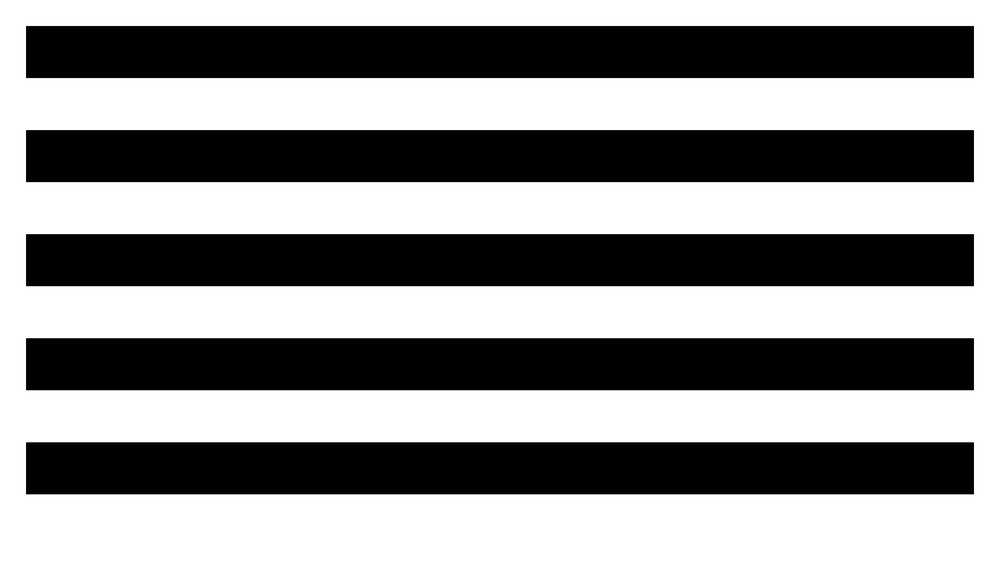
#> input picture src/pattern3.png, 1000 x 562 px, shrunk from 1920 x 1080 before the run
$ python show_grid.py
#> lines starting #> are read from the running program, lines starting #| are printed output that depends on the picture
import numpy as np
import cv2

img1 = cv2.imread('pattern3.png',cv2.IMREAD_COLOR )
#> img1 is the input picture: shape (562, 1000, 3); min 0, max 255, mean 143.1
img2 = cv2.imread('pattern4.png',cv2.IMREAD_COLOR )
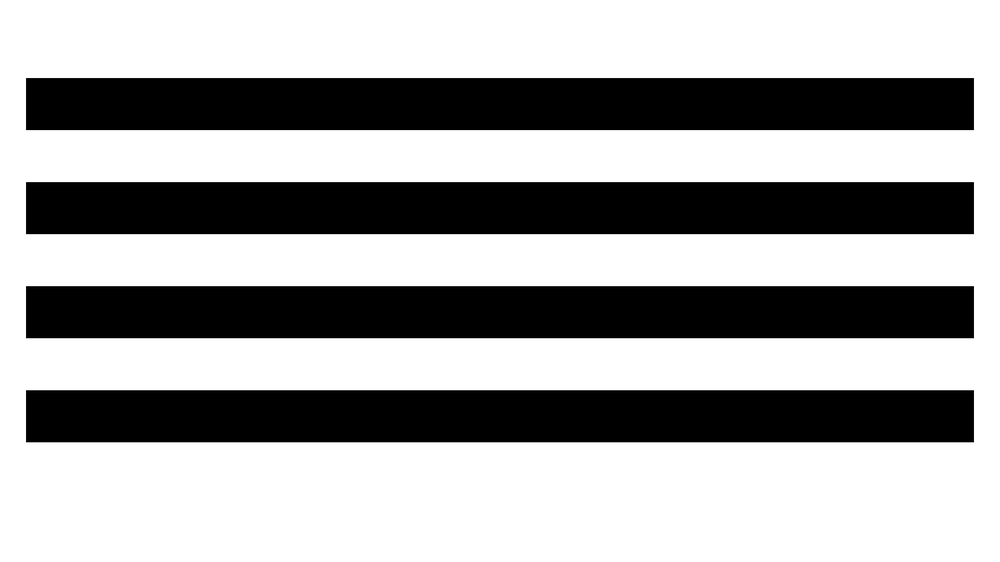
#> input picture src/pattern4.png, 1000 x 562 px, shrunk from 1920 x 1080 before the run
#> img2 is the input picture: shape (562, 1000, 3); min 0, max 255, mean 165.5
img3 = cv2.imread('pattern5.png',cv2.IMREAD_COLOR )
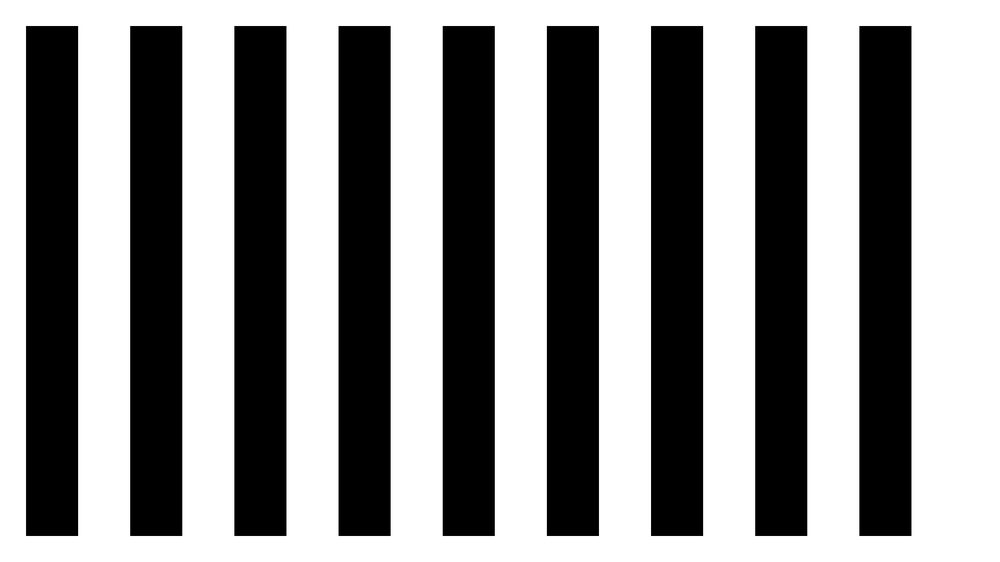
#> input picture src/pattern5.png, 1000 x 562 px, shrunk from 1920 x 1080 before the run
#> img3 is the input picture: shape (562, 1000, 3); min 0, max 255, mean 146.5
img4 = cv2.imread('pattern6.png',cv2.IMREAD_COLOR )
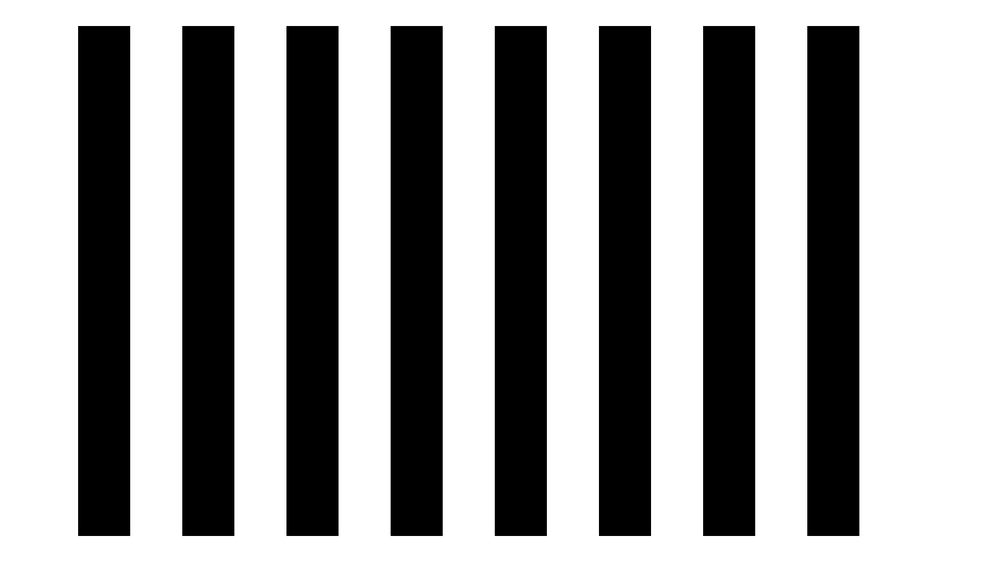
#> input picture src/pattern6.png, 1000 x 562 px, shrunk from 1920 x 1080 before the run
#> img4 is the input picture: shape (562, 1000, 3); min 0, max 255, mean 158.6
img5 = cv2.imread('pattern1.png',cv2.IMREAD_COLOR )
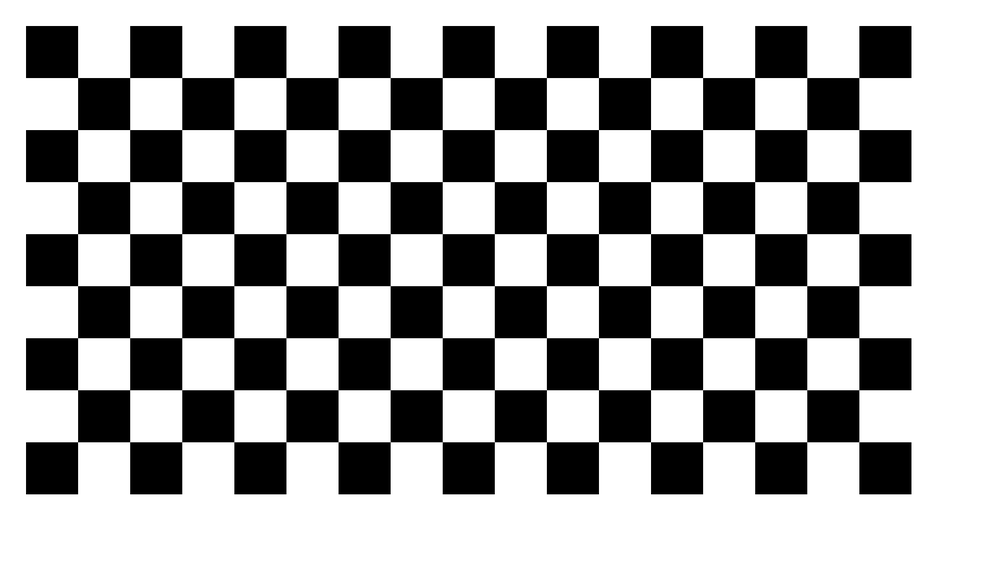
#> input picture src/pattern1.png, 1000 x 562 px, shrunk from 1920 x 1080 before the run
#> img5 is the input picture: shape (562, 1000, 3); min 0, max 255, mean 160.3
while(1):
	cv2.imshow('image',img5)
	cv2.waitKey(0)
	cv2.imshow('image',img1)
	cv2.waitKey(0)
	cv2.imshow('image',img2)
	cv2.waitKey(0)
	cv2.imshow('image',img3)
	cv2.waitKey(0)
	cv2.imshow('image',img4)
	cv2.waitKey(0)
cv2.destroyAllWindows()
